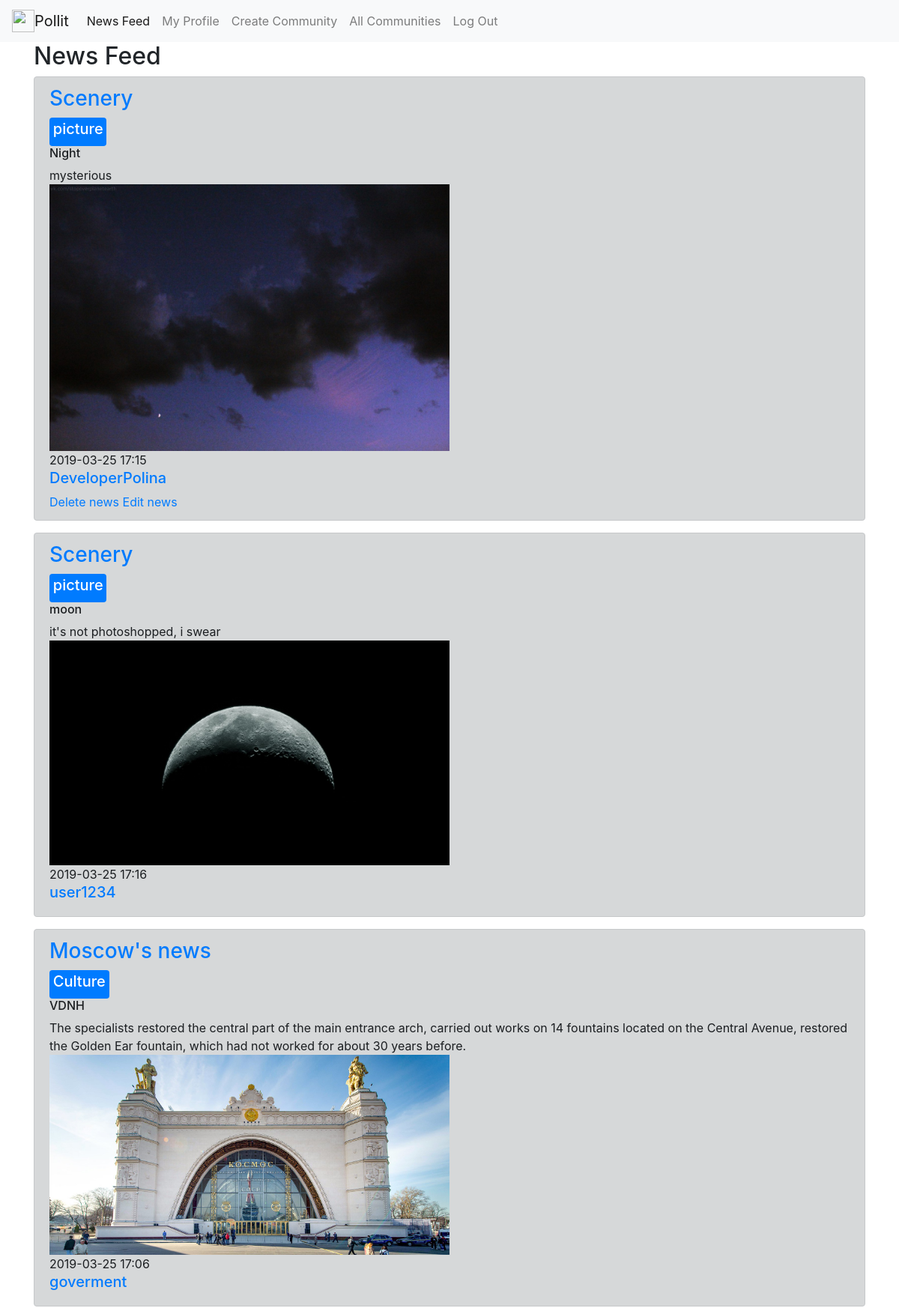
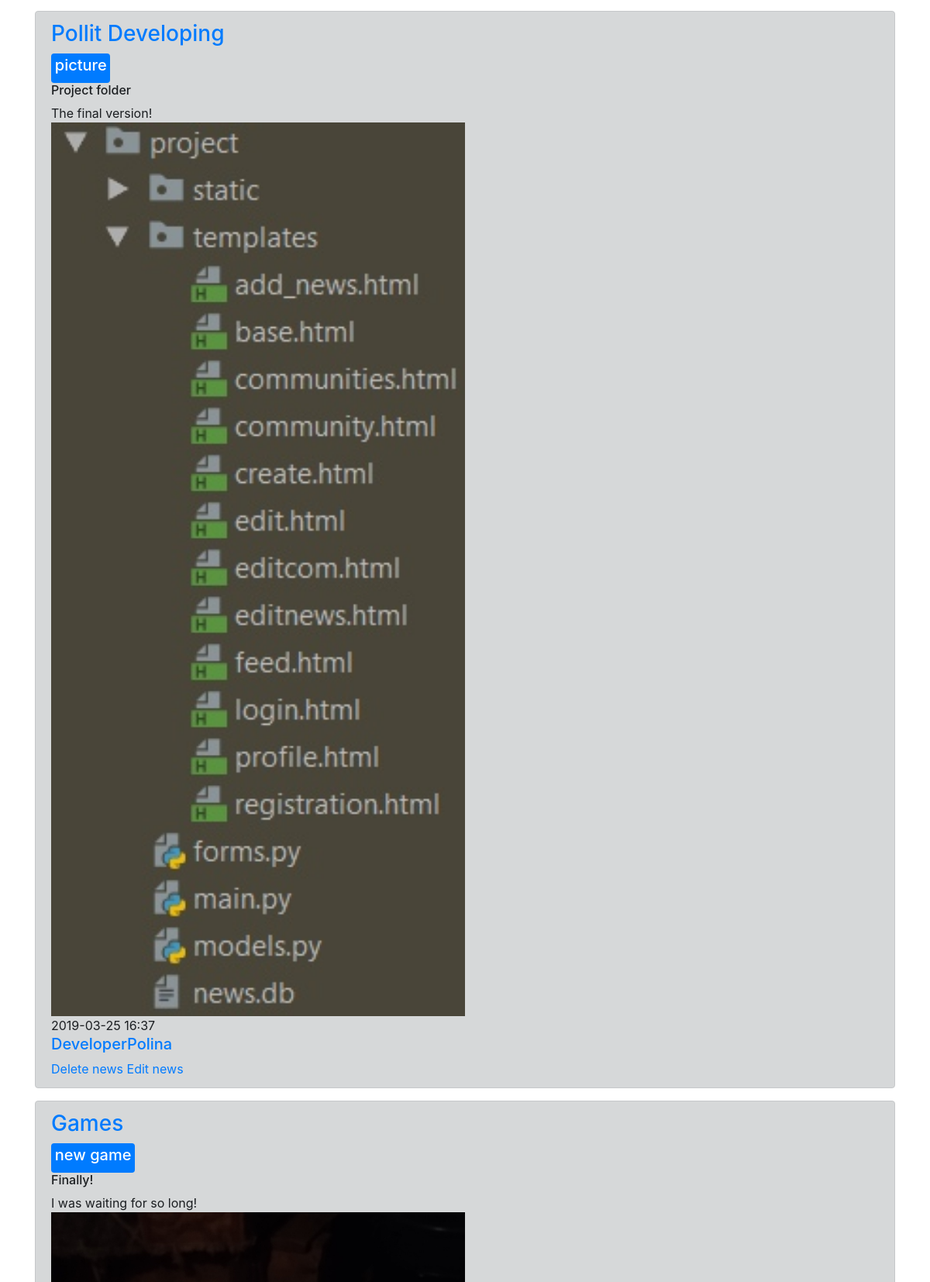
/news_feed (signed in, upper part), run on the app's committed database (2 pictures, top to bottom).
### tables this page shows
CREATE TABLE communities 
                            (id INTEGER PRIMARY KEY AUTOINCREMENT,
                             title VARCHAR(100),
                             bio VARCHAR(1000),
                             users VARCHAR(10000)
                             );

CREATE TABLE news 
                            (id INTEGER PRIMARY KEY AUTOINCREMENT,
                             community INTEGER, 
                             title VARCHAR(100),
                             hashtag VARCHAR(100),
                             content VARCHAR(1000),
                             image VARCHAR(100),
                             date VARCHAR(1000),
                             user_id INTEGER
                             );

CREATE TABLE users 
                            (id INTEGER PRIMARY KEY AUTOINCREMENT, 
                             user_name VARCHAR(50),
                             password_hash VARCHAR(128),
                             communities VARCHAR(1000)
                             );

### main.py (the view)
@app.route('/news_feed')
def feed():
    if 'username' not in session:
        return redirect('/login')
    communities = user_model.get(session['user_id'])[3].split()
    news = []
    for com in communities:
        news += [(tuply[0], community_model.get(tuply[1])[1], tuply[2], tuply[3], tuply[4], tuply[5], tuply[6],
                  user_model.get(tuply[7])[1]) for tuply in news_model.get_all(None, int(com))]
    news = sorted(news, key=lambda x: x[5], reverse=True)
    return render_template('feed.html', news=news)

### models.py (called while the page is built)
    def get(self, user_id):
        cursor = self.connection.cursor()
        cursor.execute("SELECT * FROM users WHERE id = ?", (str(user_id), ))
        row = cursor.fetchone()
        return row

    def get_all(self, user_id=None, community_id=None):
        cursor = self.connection.cursor()
        if user_id:
            cursor.execute("SELECT * FROM news WHERE user_id = ?",
                           (str(user_id), ))
        elif community_id:
            cursor.execute("SELECT * FROM news WHERE community = ?",
                           (str(community_id),))
        else:
            cursor.execute("SELECT * FROM news")
        rows = cursor.fetchall()
        return rows

    def get(self, community_id):
        cursor = self.connection.cursor()
        cursor.execute("SELECT * FROM communities WHERE id = ?", (str(community_id), ))
        row = cursor.fetchone()
        return row

### templates/feed.html
{% extends "base.html" %}
{% block content %}
<h2>News Feed</h2>
{% for item in news %}
    <div class="alert alert-dark" role="alert">
        <h3><a href="/community/{{ item[1] }}">{{ item[1] }}</a></h3>
        <div class="badge badge-primary text-wrap"><h5>{{ item[3] }}</h5></div>
        <h6>{{ item[2] }}</h6>
        <div>{{ item[4] }}</div>
        <img src="{{ item[5] }}"  width="50%" height="50%" alt="">
        <div>{{ item[6] }}</div>
        <h5><a href="/profile/{{ item[7] }}">{{ item[7] }}</a></h5>
        {% if item[7] == session['username'] %}
            <a href="/delete_news/{{item[0]}}">Delete news</a>
            <a href="/edit_news/{{item[0]}}">Edit news</a>
        {% endif %}
    </div>
{% endfor %}
{% endblock %}

### templates/base.html (shortened to what this page needs)
<!doctype html>
<html lang="en" xml:lang="en">
  <head>
    <link rel="stylesheet" href="https://stackpath.bootstrapcdn.com/bootstrap/4.3.1/css/bootstrap.min.css">
  </head>
  <body>
<nav class="navbar navbar-expand-lg navbar-light bg-light">
  <a class="navbar-brand" href="#"><img src="http://pngimages.net/sites/default/files/capital-letter-p-png-image-23571.png" width="30" height="30" class="d-inline-block align-top" alt="">Pollit</a>
  <div class="collapse navbar-collapse" id="navbarNavAltMarkup">
    <div class="navbar-nav">
        {% if "username" in session %}
        <a class="nav-item nav-link active" href="/news_feed">News Feed </a>
        <a class="nav-item nav-link" href="/profile/{{ session['username'] }}">My Profile</a>
        <a class="nav-item nav-link" href="/create">Create Community</a>
        <a class="nav-item nav-link" href="/communities">All Communities</a>
        <a class="nav-item nav-link" href="/logout">Log Out</a>
      {% endif %}
    </div>
  </div>
</nav>
<main role="main" class="container">
    {% block content %}{% endblock %}
</main>
  </body>
</html>

### data on the page
communities: title "Scenery" "Scenery"
news: hashtag "picture", title "Night", content "mysterious", image (picture), date "2019-03-25 17:15"
users: user_name "DeveloperPolina" "DeveloperPolina"
news: hashtag "picture", title "moon", content "it's not photoshopped, i swear", image (picture), date "2019-03-25 17:16"
users: user_name "user1234"
communities: title "Moscow's news"
news: hashtag "Culture", title "VDNH", content "The specialists restored the central part of the main entrance arch, carried out works on 14 fountains located on the Central Avenue, restored the Golden Ear fountain, which had not worked for about 30 years before.", image (picture), date "2019-03-25 17:06"
users: user_name "goverment"
communities: title "Pollit Developing"
news: hashtag "picture", title "Project folder", content "The final version!", image (picture), date "2019-03-25 16:37"
communities: title "Games"
news: hashtag "new game", title "Finally!", content "I was waiting for so long!", image (picture)
